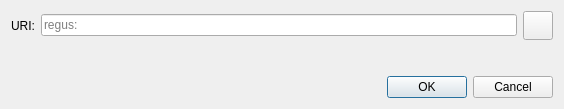
<?xml version="1.0" encoding="UTF-8"?>
<ui version="4.0">
 <class>OpenURIDialog</class>
 <widget class="QDialog" name="OpenURIDialog">
  <property name="geometry">
   <rect>
    <x>0</x>
    <y>0</y>
    <width>564</width>
    <height>109</height>
   </rect>
  </property>
  <property name="windowTitle">
   <string>Open regus URI</string>
  </property>
  <layout class="QVBoxLayout" name="verticalLayout">
   <item>
    <layout class="QHBoxLayout" name="horizontalLayout">
     <item>
      <widget class="QLabel" name="label">
       <property name="text">
        <string>URI:</string>
       </property>
      </widget>
     </item>
     <item>
      <widget class="QValidatedLineEdit" name="uriEdit">
       <property name="placeholderText">
        <string notr="true">regus:</string>
       </property>
      </widget>
     </item>
     <item>
      <widget class="QToolButton" name="pasteButton">
       <property name="toolTip">
        <string extracomment="Tooltip text for button that allows you to paste an address that is in your clipboard.">Paste address from clipboard</string>
       </property>
       <property name="text">
        <string/>
       </property>
       <property name="icon">
        <iconset resource="../regus.qrc">
         <normaloff>:/icons/paste</normaloff>:/icons/paste
        </iconset>
       </property>
       <property name="iconSize">
        <size>
         <width>22</width>
         <height>22</height>
        </size>
       </property>
      </widget>
     </item>
    </layout>
   </item>
   <item>
    <spacer name="verticalSpacer">
     <property name="orientation">
      <enum>Qt::Vertical</enum>
     </property>
     <property name="sizeHint" stdset="0">
      <size>
       <width>20</width>
       <height>40</height>
      </size>
     </property>
    </spacer>
   </item>
   <item>
    <widget class="QDialogButtonBox" name="buttonBox">
     <property name="orientation">
      <enum>Qt::Horizontal</enum>
     </property>
     <property name="standardButtons">
      <set>QDialogButtonBox::Cancel|QDialogButtonBox::Ok</set>
     </property>
    </widget>
   </item>
  </layout>
 </widget>
 <customwidgets>
  <customwidget>
   <class>QValidatedLineEdit</class>
   <extends>QLineEdit</extends>
   <header>qt/qvalidatedlineedit.h</header>
  </customwidget>
 </customwidgets>
 <resources/>
 <connections>
  <connection>
   <sender>buttonBox</sender>
   <signal>accepted()</signal>
   <receiver>OpenURIDialog</receiver>
   <slot>accept()</slot>
   <hints>
    <hint type="sourcelabel">
     <x>248</x>
     <y>254</y>
    </hint>
    <hint type="destinationlabel">
     <x>157</x>
     <y>274</y>
    </hint>
   </hints>
  </connection>
  <connection>
   <sender>buttonBox</sender>
   <signal>rejected()</signal>
   <receiver>OpenURIDialog</receiver>
   <slot>reject()</slot>
   <hints>
    <hint type="sourcelabel">
     <x>316</x>
     <y>260</y>
    </hint>
    <hint type="destinationlabel">
     <x>286</x>
     <y>274</y>
    </hint>
   </hints>
  </connection>
 </connections>
</ui>
